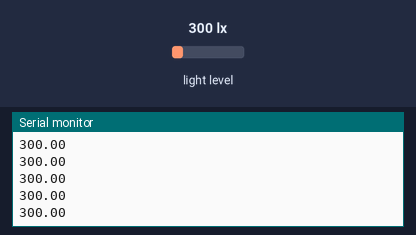
The sketch below on a simulated Arduino Uno, built with avr-gcc and run on an emulated ATmega328P. On the bench: the last lines printed to the serial monitor. The inputs (shaded band) are chosen by the test bench; at power-on: light level 300 lx.

Above: at 1.2 s.
1.3 s: light level set to 40 lx
At 2.4 s:
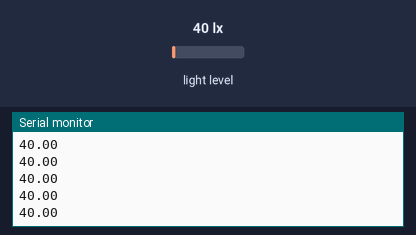
2.8 s: light level set to 500 lx
At 3.4 s:
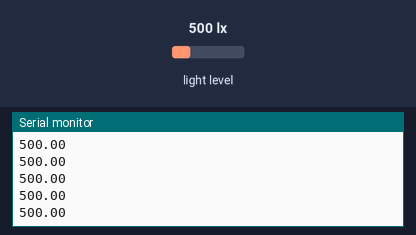
Timing chart, 0 to 5.8 s (numbered marks = the images above; inputs shaded):
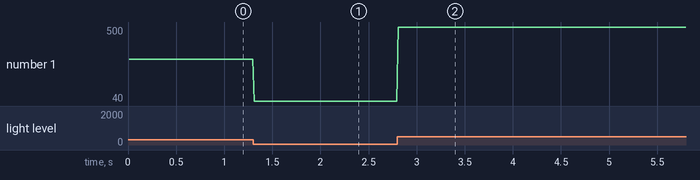

Measured:
- after the input at 1.3 s, the serial monitor: prints a new line at once (image 1)
- after the input at 2.8 s, the serial monitor: prints a new line at once (image 2)
- plotted number 1: 300 → 40 after the input at 1.3 s, 40 → 500 after the input at 2.8 s

The sketch:

lumniosity_sensor.ino
```cpp
#include <Wire.h>
#include <Adafruit_Sensor.h>
#include <Adafruit_TSL2561_U.h>
Adafruit_TSL2561_Unified tsl = Adafruit_TSL2561_Unified(TSL2561_ADDR_FLOAT, 12345);
void setup() {
  Serial.begin(9600);
  tsl.begin();
  tsl.enableAutoRange(true);
  tsl.setIntegrationTime(TSL2561_INTEGRATIONTIME_13MS);


}

void loop() {
   sensors_event_t event;
  tsl.getEvent(&event);
   Serial.println(event.light);

}
```
